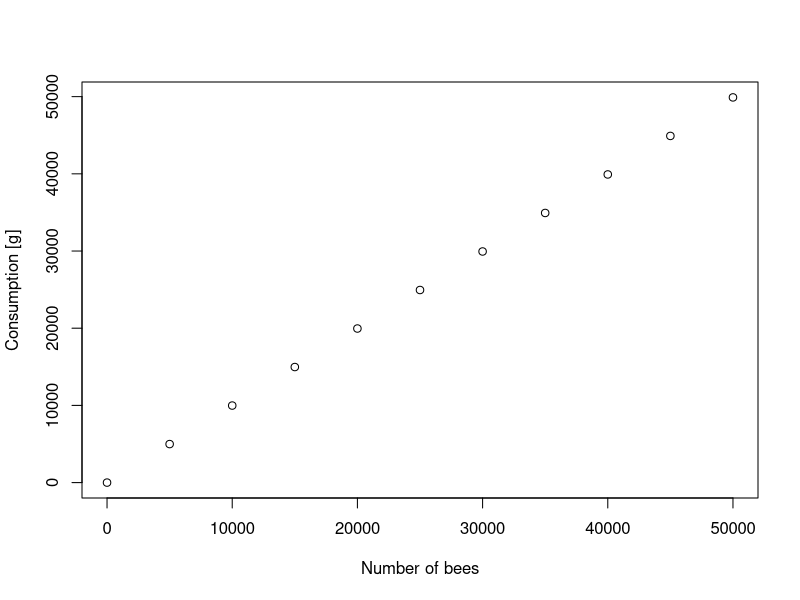
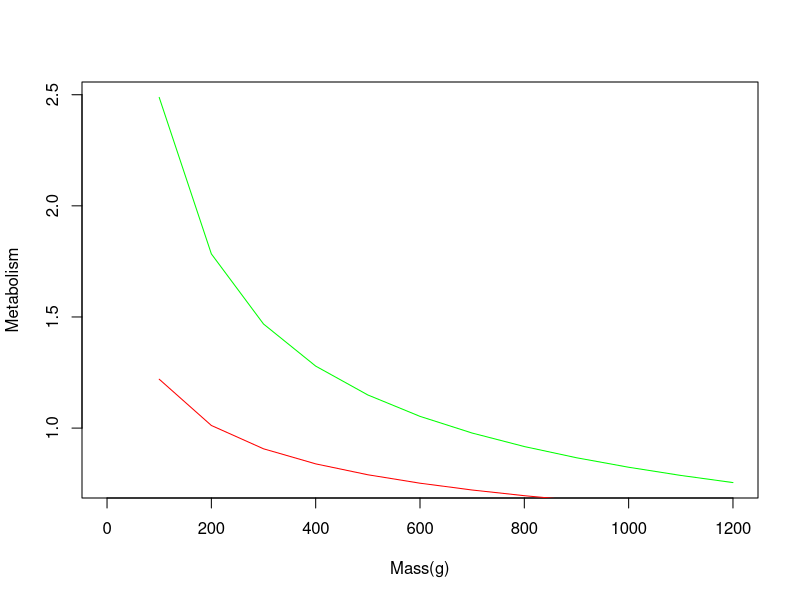

Here is the R script that generated these plots, in order:
png(filename="C:/git/winter_module/Image/pollenconsumption.png",width=10, height=6, units="in",res=250)
pollent=seq(from = 0, to = 50000, by = 5000)
Nbeest=seq(from = 0, to = 50000, by = 5000)
Pollent1=pollent-0.002*Nbeest
plot(Nbeest,Pollent1,xlab="Number of bees", ylab="Consumption [g]")
dev.off()

png(filename="C:/git/winter_module/Image/metabolism versus temperature.png",width=10, height=6, units="in",res=250)
BW= seq(from = 0, to = 1200, by = 100)
vo2at2=22.69*BW^-0.48
vo2at15=4.23*BW^-0.27
plot(BW,vo2at2,type='l',col='green',xlab="Mass(g)", ylab="Metabolism")
lines(BW,vo2at15,col='red')
dev.off
